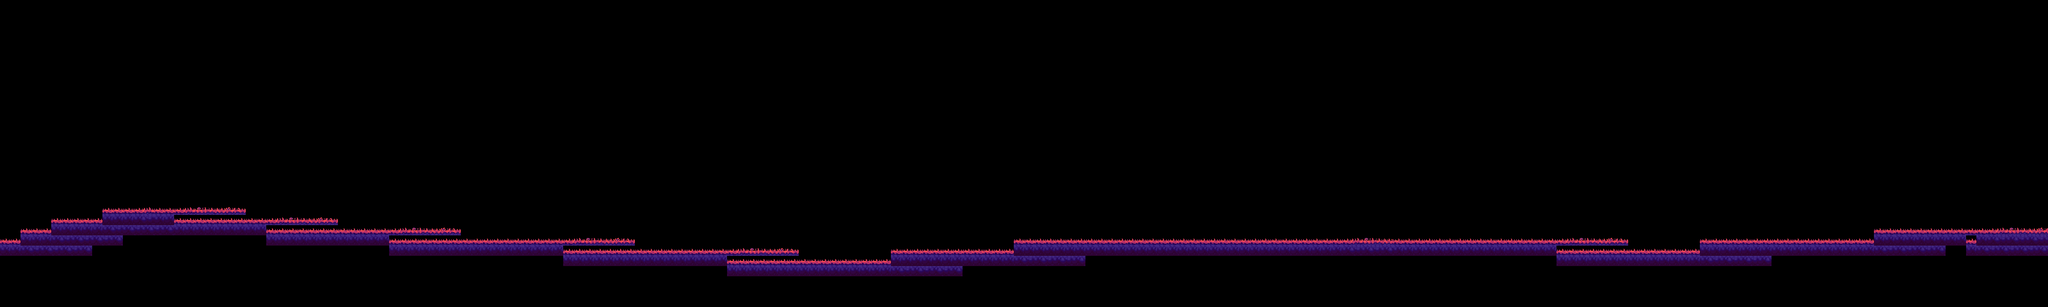

This game map was drawn from its Tiled (.tmx) file and the tilesets committed beside it. A one-line description and the trimmed map source follow:
An orthogonal 200x30 tile map with 32x32 px tiles, 1 tile layer (Calque de Tuiles 1) and 12 objects.

<map version="1.4" tiledversion="1.4.1" orientation="orthogonal" renderorder="right-down" width="200" height="30" tilewidth="32" tileheight="32" infinite="0" nextlayerid="3" nextobjectid="13">
 <tileset firstgid="1" source="BIG_grass.tsx" />
 <layer id="1" name="Calque de Tuiles 1" width="200" height="30">
  <data>[6000 cells, 499 non-empty, 14 distinct tile ids]</data>
 </layer>
 <objectgroup id="2" name="Ground">
  <object id="1" x="0" y="763.636" width="1978.79" height="190.909" />
  <object id="2" x="60.6061" y="727.273" width="1372.73" height="33.3333" />
  <object id="3" x="160.606" y="690.909" width="900" height="39.3939" />
  <object id="4" x="327.273" y="654.545" width="433.333" height="42.4242" />
  <object id="5" x="1978.79" y="784.848" width="509.091" height="160.606" />
  <object id="6" x="2484.85" y="812.121" width="524.242" height="151.515" />
  <object id="7" x="2787.88" y="787.879" width="406.061" height="78.7879" />
  <object id="8" x="3169.7" y="751.515" width="1915.15" height="166.667" />
  <object id="9" x="5081.82" y="784.848" width="672.727" height="203.03" />
  <object id="10" x="5315.15" y="745.455" width="839.394" height="254.545" />
  <object id="11" x="5854.55" y="718.182" width="451.515" height="133.333" />
  <object id="12" x="6303.03" y="715.152" width="100" height="145.455" />
 </objectgroup>
</map>
